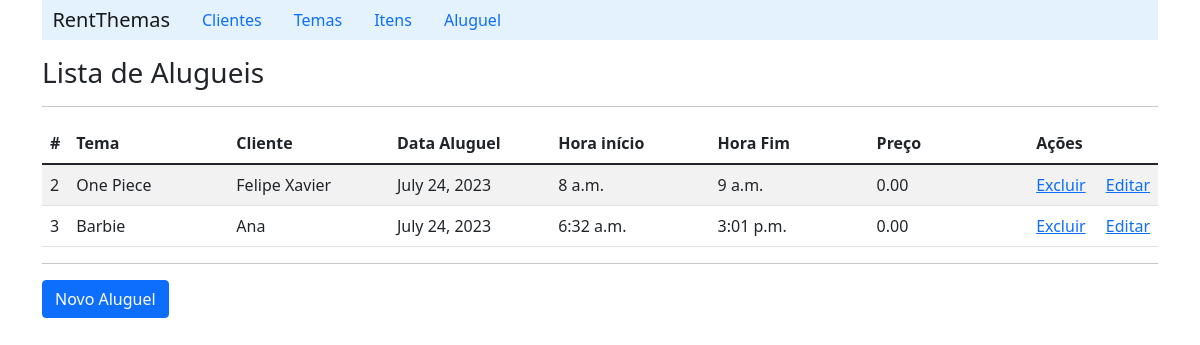
Before: /listRent/ with the older database file.
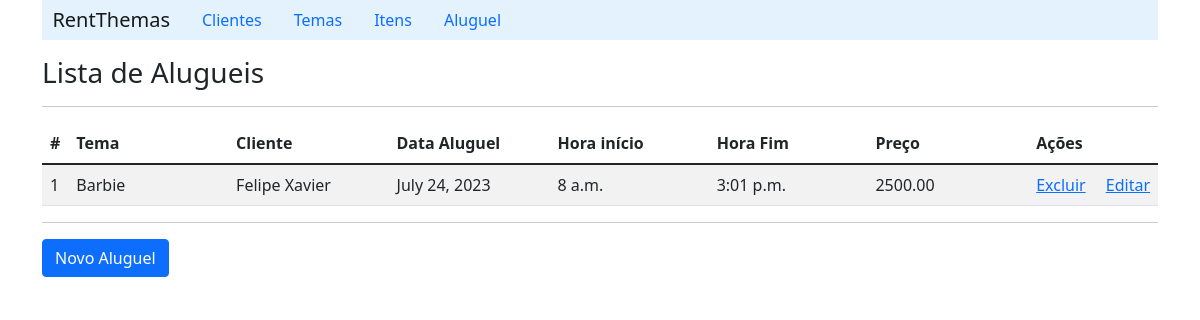
After: the same page with the newer database file.
### aluguel/models.py (models this page shows, shortened)
class Rent(models.Model):
    date = models.DateField(blank=False, null=False)
    start_hours = models.TimeField(auto_now=True, blank=False, null=False)
    end_hours = models.TimeField(auto_now=True, blank=False, null=False)
    price = models.FloatField(default=0.0)
    street = models.CharField(max_length=60, default="")
    number = models.IntegerField(null=True)
    complement = models.CharField(max_length=50, default="")
    district = models.CharField(max_length=20, default="")
    city = models.CharField(max_length=20, default="")
    state = models.CharField(max_length=20, blank=True)
    client = models.ForeignKey('Client', on_delete=CASCADE, related_name='rents')
    theme = models.ForeignKey('Theme', on_delete=CASCADE, related_name='rents')

class Theme(models.Model):
    name = models.CharField(max_length=20, blank=False)
    color = models.CharField(max_length=10)
    price = models.FloatField()
    itens =  models.ManyToManyField('Item', related_name='themes')

class Client(models.Model):
    name = models.CharField(max_length=60, blank=False)
    email = models.CharField(max_length=60, blank=True)

### aluguel/views.py (the view)
# urls.py: path('listRent/', RentViews.listRent),
    def listRent(request):
        rent_list = RentDao().list_all()
        context = {'rent_list': rent_list}
        return render(request, 'rent/listRent.html', context)

### aluguel/daos.py (called while the page is built)
    def list_all(self):
        return Rent.objects.all()

### aluguel/templates/rent/listRent.html (shortened to what this page needs)
{% extends "index.html" %}
    {% block content %}
        <h3>Lista de Alugueis</h3>
        <hr>
        <table class="table table-striped">
            {% if rent_list %}
                <thead>
                    <tr>
                        <th scope="col">#</th>
                        <th scope="col">Tema</th>
                        <th scope="col">Cliente</th>
                        <th scope="col">Data Aluguel</th>
                        <th scope="col">Hora início</th>
                        <th scope="col">Hora Fim</th>
                        <th scope="col">Preço</th>
                        <th scope="col">Ações</th>
                        <th scope="col"></th>
                    </tr>
                </thead>
                {% for rent in rent_list%}
                    <tr>
                        <td width='15'>{{rent.id}}</td>
                        <td width='170'>{{rent.theme.name}}</td>
                        <td width='170'>{{rent.client.name}}</td>
                        <td width='170'>{{rent.date}}</td>
                        <td width='170'>{{rent.start_hours}}</td>
                        <td width='170'>{{rent.end_hours}}</td>
                        <td width='170'>{{rent.price | floatformat:2}}</td>
                        <td width='70'><a href="/deleteRent/{{rent.id}}">Excluir</a></td>
                        <td><a href="/detailRent/{{rent.id}}">Editar</a></td>
                    </tr>
                {% endfor %}
            {% else %}
                <p>Nenhum item cadastrado!!</p>
            {%endif%}
        </table>
        <hr>
        <a class="btn btn-primary" href="/formRent">Novo Aluguel</a>
    {% endblock %}

### aluguel/templates/index.html (shortened to what this page needs)
{% load static %}
<!DOCTYPE html>
<html lang="pt-br">
<head>
    <link rel="stylesheet" href="https://cdn.jsdelivr.net/npm/bootstrap@5.1.1/dist/css/bootstrap.min.css">
    <link rel="stylesheet" href="https://pro.fontawesome.com/releases/v5.10.0/css/all.css"/>
</head>
<body>
    <div id="sidebar" class="container"  style="margin-top: 0;">
        <div>
            <nav class="nav navbar-light" style="background-color: #e3f2fd;">
                <a class="navbar-brand" href="/">&nbsp; RentThemas</a>
                <a class="nav-link" href="/listClient">Clientes</a>
                <a class="nav-link" href="/listTheme">Temas</a>
                <a class="nav-link" href="/listItem">Itens</a>
                <a class="nav-link" href="/listRent">Aluguel</a>
            </nav>
        </div>
    </div>
    <div id="content" class="container">
        {% block content %}
        {% endblock %}
    </div>
</body>
</html>

Changed rows visible on the page:
removed Rent: id "2", theme.name "One Piece", client.name "Felipe Xavier", date "July 24, 2023", start_hours "8 a.m.", end_hours "9 a.m.", price "0.00"
removed Rent: id "3", theme.name "Barbie", client.name "Ana", date "July 24, 2023", start_hours "6:32 a.m.", end_hours "3:01 p.m.", price "0.00"
added Rent: id "1", theme.name "Barbie", client.name "Felipe Xavier", date "July 24, 2023", start_hours "8 a.m.", end_hours "3:01 p.m.", price "2500.00"
